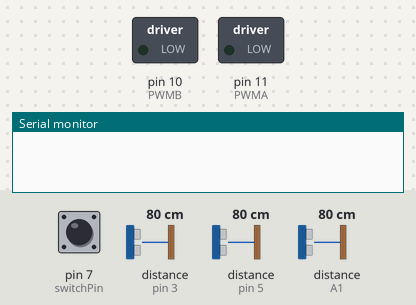
A sketch run on a simulated Arduino Uno, built with avr-gcc and run on an emulated ATmega328P. On the bench: switched loads named in the sketch (green lamp = pin HIGH), the last lines printed to the serial monitor. The test bench sets the inputs (shaded band); at power-on: pin 7 (switchPin) HIGH, distance to the obstacle (sensors on pin 3, pin 5, A1) 80 cm. The echo pulse lasts 58.3 µs per cm; pins used as bus, display or sensor lines are not drawn.

Above: at 1.4 s.
1.5 s: pin 7 (switchPin) pulled LOW for 0.15 s
At 4.4 s:
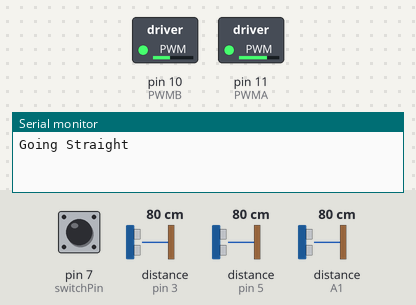
4.6 s: pin 7 (switchPin) pulled LOW for 3.2 s
Timing chart, 0 to 12.0 s (numbered marks = the images above; inputs shaded):
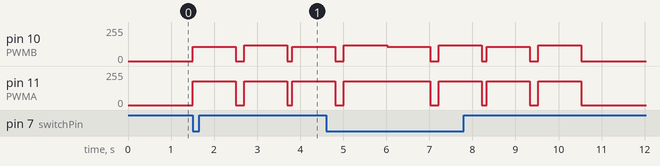

Measured:
- after the input at 1.5 s, pin 10 (PWMB): 0/255 → 108/255 at once, → 0/255 1.0 s later, → 120/255 0.20 s later, → 0/255 1.0 s later, … (5 changes in this stretch); pin 11 (PWMA): goes 178/255 1.0 s, 0/255 0.20 s, 178/255 1.0 s, 0/255 0.12 s, then 178/255, starting at once

The sketch:

Sensors.ino
```cpp
//MAIN ALGORITHM

// FRONT ULTRASONIC
const int ECHO_FRONT = 5;
const int TRIGGER_FRONT = 6;

// RIGHT ULTRASONIC
const int ECHO_RIGHT = A1;
int TRIGGER_RIGHT = A0;

// LEFT ULTRASONIC
const int ECHO_LEFT = 3;
const int TRIGGER_LEFT = 4;


const int switchPin = 7;

//Ultrasonic code
float getDistance(int trigPin, int echoPin)
{
  float echoTime;                   //variable to store the time it takes for a ping to bounce off an object
  float calculatedDistance;         //variable to store the distance calculated from the echo time

  //send out an ultrasonic pulse that's 10ms long
  digitalWrite(trigPin, HIGH);
  delayMicroseconds(10);
  digitalWrite(trigPin, LOW);

  echoTime = pulseIn(echoPin, HIGH);      //use the pulsein command to see how long it takes for the
                                          //pulse to bounce back to the sensor

  calculatedDistance = echoTime / 148.0;  //calculate the distance of the object that reflected the pulse (half the bounce time multiplied by the speed of sound)

  return calculatedDistance;              //send back the distance that was calculated
}


//Motors code


//the right motor will be controlled by the motor A pins on the motor driver
const int AIN1 = 13;           //control pin 1 on the motor driver for the right motor
const int AIN2 = 12;            //control pin 2 on the motor driver for the right motor
const int PWMA = 11;            //speed control pin on the motor driver for the right motor

//the left motor will be controlled by the motor B pins on the motor driver
const int PWMB = 10;           //speed control pin on the motor driver for the left motor
const int BIN2 = 9;           //control pin 2 on the motor driver for the left motor
const int BIN1 = 8;           //control pin 1 on the motor driver for the left motor

void rightMotor(int motorSpeed)                       //function for driving the right motor
{
  if (motorSpeed > 0)                                 //if the motor should drive forward (positive speed)
  {
    digitalWrite(AIN1, HIGH);                         //set pin 1 to high
    digitalWrite(AIN2, LOW);                          //set pin 2 to low
  }
  else if (motorSpeed < 0)                            //if the motor should drive backward (negative speed)
  {
    digitalWrite(AIN1, LOW);                          //set pin 1 to low
    digitalWrite(AIN2, HIGH);                         //set pin 2 to high
  }
  else                                                //if the motor should stop
  {
    digitalWrite(AIN1, LOW);                          //set pin 1 to low
    digitalWrite(AIN2, LOW);                          //set pin 2 to low
  }
  analogWrite(PWMA, abs(motorSpeed));                 //now that the motor direction is set, drive it at the entered speed
}

/********************************************************************************/
void leftMotor(int motorSpeed)                        //function for driving the left motor
{
  if (motorSpeed > 0)                                 //if the motor should drive forward (positive speed)
  {
    digitalWrite(BIN1, HIGH);                         //set pin 1 to high
    digitalWrite(BIN2, LOW);                          //set pin 2 to low
  }
  else if (motorSpeed < 0)                            //if the motor should drive backward (negative speed)
  {
    digitalWrite(BIN1, LOW);                          //set pin 1 to low
    digitalWrite(BIN2, HIGH);                         //set pin 2 to high
  }
  else                                                //if the motor should stop
  {
    digitalWrite(BIN1, LOW);                          //set pin 1 to low
    digitalWrite(BIN2, LOW);                          //set pin 2 to low
  }
  analogWrite(PWMB, abs(motorSpeed));                 //now that the motor direction is set, drive it at the entered speed
}
void brake(){
  rightMotor(0);
  leftMotor(0);
}

 void turnLeft(){
  rightMotor(-150); // Turn on right motor clockwise medium power (motorPower = 150)
  leftMotor(150); // Turn on left motor counter clockwise medium power (motorPower = 150)
 // delay(250);       // for 1000 ms.
 delay(50);
  brake();    // brake() motors
 }
 void turnRight(){
  // drive forward -- instead of using motors.drive(); Here is another way.
  rightMotor(150); // Turn on right motor clockwise medium power (motorPower = 150)
  leftMotor(-150); // Turn on left motor counter clockwise medium power (motorPower = 150)
 // delay(400);       // for 1000 ms.
 delay(100);
  brake();     // brake() motors
}

void goStraight1(){
   rightMotor(178); // Turn on right motor clockwise medium power (motorPower = 150)
   leftMotor(108); // Turn on left motor counter clockwise medium power (motorPower = 150)

  delay(1000);       // for 1000 ms.
  brake();     // brake() motors
}

void goStraight2(){
   rightMotor(178); // Turn on right motor clockwise medium power (motorPower = 150)
   leftMotor(120); // Turn on left motor counter clockwise medium power (motorPower = 150)

  delay(1000);       // for 1000 ms.
  brake();     // brake() motors
}


void setup(){


  //Setup for the FRONT Sensor
  pinMode(TRIGGER_FRONT, OUTPUT);       //this pin will send ultrasonic pulses out from the distance sensor
  pinMode(ECHO_FRONT, INPUT);        //this pin will sense when the pulses reflect back to the distance sensor

 //Setup for the LEFT Sensor

  pinMode(TRIGGER_LEFT, OUTPUT);       //this pin will send ultrasonic pulses out from the distance sensor
  pinMode(ECHO_LEFT, INPUT);        //this pin will sense when the pulses reflect back to the distance sensor

 //Setup for the RIGHT Sensor

pinMode(TRIGGER_RIGHT, OUTPUT);       //this pin will send ultrasonic pulses out from the distance sensor
  pinMode(ECHO_RIGHT, INPUT);        //this pin will sense when the pulses reflect back to the distance sensor


Serial.begin(9600);
delay(250);

}

void loop(){


if (digitalRead(switchPin) == LOW){
 goStraight1();
 delay(200);
goStraight2();
float distanceFront = getDistance( TRIGGER_FRONT, ECHO_FRONT);
delay(50);
float distanceRight = getDistance( TRIGGER_RIGHT, ECHO_RIGHT);
delay(50);
float distanceLeft = getDistance( TRIGGER_LEFT, ECHO_LEFT);

if(distanceFront <= 35){
  if (distanceLeft > distanceRight){
    //turn left

    Serial.println("Turning LEFT");

    while(true){
      turnLeft();
      delay(50);
      distanceFront = getDistance( TRIGGER_FRONT, ECHO_FRONT);
      if (distanceFront >35) break;
    }

  }
  else if (distanceRight > distanceLeft){
    // turn right

    Serial.println("Turning RIGHT");

      while(true){
      turnRight();
      delay(50);
      distanceFront = getDistance( TRIGGER_FRONT, ECHO_FRONT);
      if (distanceFront >35)break;
    }
  }

}

Serial.println("Going Straight");
 goStraight1();
  delay(200);
goStraight2();
//go straight

}

}
```
